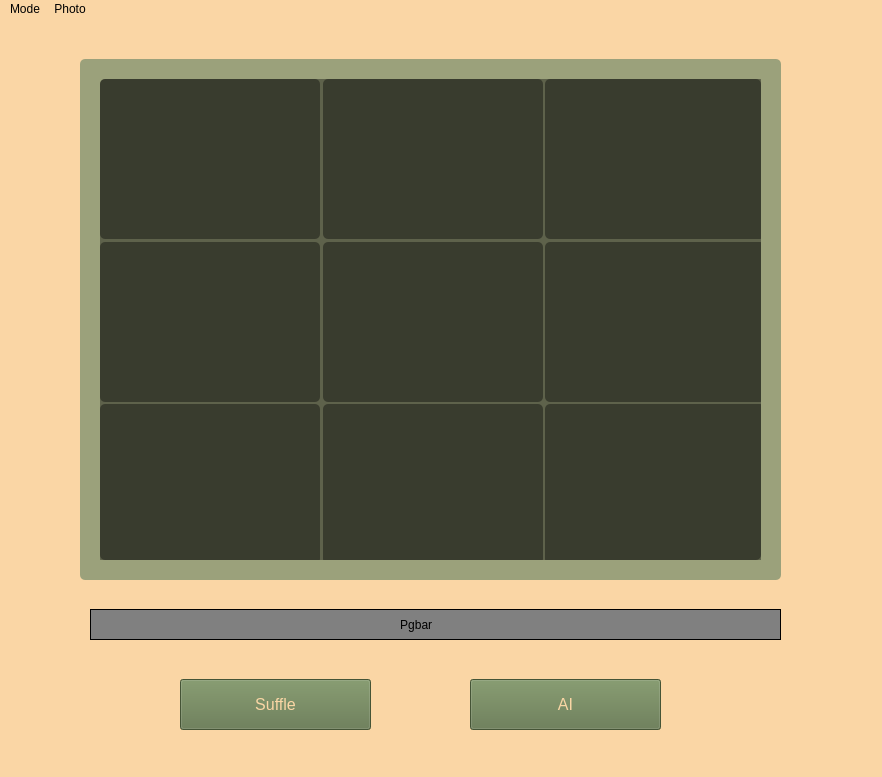
<?xml version="1.0" encoding="UTF-8"?>
<ui version="4.0">
 <class>MainWindow</class>
 <widget class="QMainWindow" name="MainWindow">
  <property name="geometry">
   <rect>
    <x>0</x>
    <y>0</y>
    <width>882</width>
    <height>777</height>
   </rect>
  </property>
  <property name="windowTitle">
   <string>MainWindow</string>
  </property>
  <property name="styleSheet">
   <string notr="true">background-color : rgb(250, 214, 165)
</string>
  </property>
  <widget class="QWidget" name="centralwidget">
   <widget class="QPushButton" name="suffleButton">
    <property name="geometry">
     <rect>
      <x>180</x>
      <y>660</y>
      <width>191</width>
      <height>51</height>
     </rect>
    </property>
    <property name="styleSheet">
     <string notr="true">background-color : rgb(97, 118, 75);
font: 700 14pt &quot;Nanum Gothic&quot;;
color : rgb(250, 214, 165);
font-size : 16px;
</string>
    </property>
    <property name="text">
     <string>Suffle</string>
    </property>
   </widget>
   <widget class="QPushButton" name="suffleButton_2">
    <property name="geometry">
     <rect>
      <x>470</x>
      <y>660</y>
      <width>191</width>
      <height>51</height>
     </rect>
    </property>
    <property name="styleSheet">
     <string notr="true">background-color : rgb(97, 118, 75);
font: 700 14pt &quot;Nanum Gothic&quot;;
color : rgb(250, 214, 165);
font-size : 16px;
</string>
    </property>
    <property name="text">
     <string>AI</string>
    </property>
   </widget>
   <widget class="QWidget" name="widget" native="true">
    <property name="geometry">
     <rect>
      <x>80</x>
      <y>40</y>
      <width>701</width>
      <height>521</height>
     </rect>
    </property>
    <property name="styleSheet">
     <string notr="true">background-color : rgb(155, 161, 123);
border-radius : 5px;
</string>
    </property>
    <widget class="QLabel" name="label_2">
     <property name="geometry">
      <rect>
       <x>20</x>
       <y>20</y>
       <width>661</width>
       <height>481</height>
      </rect>
     </property>
     <property name="minimumSize">
      <size>
       <width>661</width>
       <height>481</height>
      </size>
     </property>
     <property name="mouseTracking">
      <bool>false</bool>
     </property>
     <property name="tabletTracking">
      <bool>false</bool>
     </property>
     <property name="acceptDrops">
      <bool>false</bool>
     </property>
     <property name="autoFillBackground">
      <bool>false</bool>
     </property>
     <property name="styleSheet">
      <string notr="true">border-image: url(/Users/parkjunha/Desktop/Project/N-Puzzle/image/black_dog.jpg);

border-radius : 10px; 
opacity : 0.2;
</string>
     </property>
     <property name="text">
      <string/>
     </property>
     <property name="pixmap">
      <pixmap>:/cropImg/cropImg/corgi.jpg</pixmap>
     </property>
     <property name="scaledContents">
      <bool>true</bool>
     </property>
     <property name="wordWrap">
      <bool>false</bool>
     </property>
     <property name="openExternalLinks">
      <bool>false</bool>
     </property>
    </widget>
    <widget class="QWidget" name="widget" native="true">
     <property name="geometry">
      <rect>
       <x>20</x>
       <y>20</y>
       <width>661</width>
       <height>481</height>
      </rect>
     </property>
     <property name="minimumSize">
      <size>
       <width>661</width>
       <height>481</height>
      </size>
     </property>
     <property name="styleSheet">
      <string notr="true">background-color : rgba(0, 0, 0, 100);</string>
     </property>
     <layout class="QGridLayout" name="gridLayout">
      <item row="2" column="2">
       <widget class="QPushButton" name="puzzle_9">
        <property name="minimumSize">
         <size>
          <width>220</width>
          <height>160</height>
         </size>
        </property>
        <property name="styleSheet">
         <string notr="true"/>
        </property>
        <property name="text">
         <string/>
        </property>
       </widget>
      </item>
      <item row="2" column="1">
       <widget class="QPushButton" name="puzzle_8">
        <property name="minimumSize">
         <size>
          <width>220</width>
          <height>160</height>
         </size>
        </property>
        <property name="styleSheet">
         <string notr="true">border-image: url(:/image/cropImg/blackdog/black_dog_2_1.jpg);
</string>
        </property>
        <property name="text">
         <string/>
        </property>
       </widget>
      </item>
      <item row="2" column="0">
       <widget class="QPushButton" name="puzzle_7">
        <property name="minimumSize">
         <size>
          <width>220</width>
          <height>160</height>
         </size>
        </property>
        <property name="styleSheet">
         <string notr="true">border-image: url(:/image/cropImg/blackdog/black_dog_2_0.jpg);
</string>
        </property>
        <property name="text">
         <string/>
        </property>
       </widget>
      </item>
      <item row="1" column="2">
       <widget class="QPushButton" name="puzzle_6">
        <property name="minimumSize">
         <size>
          <width>220</width>
          <height>160</height>
         </size>
        </property>
        <property name="styleSheet">
         <string notr="true">border-image: url(:/image/cropImg/blackdog/black_dog_1_2.jpg);
</string>
        </property>
        <property name="text">
         <string/>
        </property>
       </widget>
      </item>
      <item row="1" column="1">
       <widget class="QPushButton" name="puzzle_5">
        <property name="minimumSize">
         <size>
          <width>220</width>
          <height>160</height>
         </size>
        </property>
        <property name="styleSheet">
         <string notr="true">border-image: url(:/image/cropImg/blackdog/black_dog_1_1.jpg);
</string>
        </property>
        <property name="text">
         <string/>
        </property>
       </widget>
      </item>
      <item row="1" column="0">
       <widget class="QPushButton" name="puzzle_4">
        <property name="minimumSize">
         <size>
          <width>220</width>
          <height>160</height>
         </size>
        </property>
        <property name="styleSheet">
         <string notr="true">border-image: url(:/image/cropImg/blackdog/black_dog_1_0.jpg);
</string>
        </property>
        <property name="text">
         <string/>
        </property>
       </widget>
      </item>
      <item row="0" column="2">
       <widget class="QPushButton" name="puzzle_3">
        <property name="minimumSize">
         <size>
          <width>220</width>
          <height>160</height>
         </size>
        </property>
        <property name="styleSheet">
         <string notr="true">border-image: url(:/image/cropImg/blackdog/black_dog_0_2.jpg);
</string>
        </property>
        <property name="text">
         <string/>
        </property>
       </widget>
      </item>
      <item row="0" column="1">
       <widget class="QPushButton" name="puzzle_2">
        <property name="minimumSize">
         <size>
          <width>220</width>
          <height>160</height>
         </size>
        </property>
        <property name="styleSheet">
         <string notr="true">border-image: url(:/image/cropImg/blackdog/black_dog_0_1.jpg);


</string>
        </property>
        <property name="text">
         <string/>
        </property>
       </widget>
      </item>
      <item row="0" column="0">
       <widget class="QPushButton" name="puzzle_1">
        <property name="minimumSize">
         <size>
          <width>220</width>
          <height>160</height>
         </size>
        </property>
        <property name="styleSheet">
         <string notr="true">border-image: url(:/image/cropImg/blackdog/black_dog_0_0.jpg);

</string>
        </property>
        <property name="text">
         <string/>
        </property>
       </widget>
      </item>
     </layout>
    </widget>
   </widget>
   <widget class="QLabel" name="label">
    <property name="geometry">
     <rect>
      <x>90</x>
      <y>590</y>
      <width>691</width>
      <height>31</height>
     </rect>
    </property>
    <property name="styleSheet">
     <string notr="true">background-color : rgb(128, 128, 128);
border: 1px solid black;
border-radius: 40px;</string>
    </property>
    <property name="text">
     <string>                                                                                            Pgbar</string>
    </property>
   </widget>
  </widget>
  <widget class="QMenuBar" name="menubar">
   <property name="geometry">
    <rect>
     <x>0</x>
     <y>0</y>
     <width>882</width>
     <height>24</height>
    </rect>
   </property>
   <widget class="QMenu" name="menuMode">
    <property name="title">
     <string>Mode</string>
    </property>
    <addaction name="action8_Puzzle"/>
    <addaction name="action16_Puzzle"/>
    <addaction name="action24_Puzzle"/>
   </widget>
   <widget class="QMenu" name="menuPhoto">
    <property name="title">
     <string>Photo</string>
    </property>
    <addaction name="actionCorgi"/>
    <addaction name="actionCat"/>
    <addaction name="actionMan"/>
   </widget>
   <addaction name="menuMode"/>
   <addaction name="menuPhoto"/>
  </widget>
  <widget class="QStatusBar" name="statusbar"/>
  <action name="action8_Puzzle">
   <property name="text">
    <string>8-Puzzle</string>
   </property>
  </action>
  <action name="action16_Puzzle">
   <property name="text">
    <string>16-Puzzle</string>
   </property>
  </action>
  <action name="action24_Puzzle">
   <property name="text">
    <string>24-Puzzle</string>
   </property>
  </action>
  <action name="actionCorgi">
   <property name="text">
    <string>Corgi</string>
   </property>
  </action>
  <action name="actionCat">
   <property name="text">
    <string>Cat</string>
   </property>
  </action>
  <action name="actionMan">
   <property name="text">
    <string>Man</string>
   </property>
  </action>
 </widget>
 <resources/>
 <connections>
  <connection>
   <sender>puzzle_1</sender>
   <signal>pressed()</signal>
   <receiver>MainWindow</receiver>
   <slot>movePuzzle()</slot>
   <hints>
    <hint type="sourcelabel">
     <x>176</x>
     <y>171</y>
    </hint>
    <hint type="destinationlabel">
     <x>40</x>
     <y>162</y>
    </hint>
   </hints>
  </connection>
  <connection>
   <sender>puzzle_2</sender>
   <signal>pressed()</signal>
   <receiver>MainWindow</receiver>
   <slot>movePuzzle()</slot>
   <hints>
    <hint type="sourcelabel">
     <x>436</x>
     <y>150</y>
    </hint>
    <hint type="destinationlabel">
     <x>431</x>
     <y>40</y>
    </hint>
   </hints>
  </connection>
  <connection>
   <sender>puzzle_3</sender>
   <signal>pressed()</signal>
   <receiver>MainWindow</receiver>
   <slot>movePuzzle()</slot>
   <hints>
    <hint type="sourcelabel">
     <x>650</x>
     <y>172</y>
    </hint>
    <hint type="destinationlabel">
     <x>847</x>
     <y>181</y>
    </hint>
   </hints>
  </connection>
  <connection>
   <sender>puzzle_6</sender>
   <signal>pressed()</signal>
   <receiver>MainWindow</receiver>
   <slot>movePuzzle()</slot>
   <hints>
    <hint type="sourcelabel">
     <x>652</x>
     <y>317</y>
    </hint>
    <hint type="destinationlabel">
     <x>850</x>
     <y>322</y>
    </hint>
   </hints>
  </connection>
  <connection>
   <sender>puzzle_4</sender>
   <signal>pressed()</signal>
   <receiver>MainWindow</receiver>
   <slot>movePuzzle()</slot>
   <hints>
    <hint type="sourcelabel">
     <x>182</x>
     <y>328</y>
    </hint>
    <hint type="destinationlabel">
     <x>31</x>
     <y>333</y>
    </hint>
   </hints>
  </connection>
  <connection>
   <sender>puzzle_7</sender>
   <signal>pressed()</signal>
   <receiver>MainWindow</receiver>
   <slot>movePuzzle()</slot>
   <hints>
    <hint type="sourcelabel">
     <x>181</x>
     <y>486</y>
    </hint>
    <hint type="destinationlabel">
     <x>30</x>
     <y>486</y>
    </hint>
   </hints>
  </connection>
  <connection>
   <sender>puzzle_8</sender>
   <signal>pressed()</signal>
   <receiver>MainWindow</receiver>
   <slot>movePuzzle()</slot>
   <hints>
    <hint type="sourcelabel">
     <x>369</x>
     <y>503</y>
    </hint>
    <hint type="destinationlabel">
     <x>346</x>
     <y>602</y>
    </hint>
   </hints>
  </connection>
  <connection>
   <sender>puzzle_5</sender>
   <signal>pressed()</signal>
   <receiver>MainWindow</receiver>
   <slot>movePuzzle()</slot>
   <hints>
    <hint type="sourcelabel">
     <x>432</x>
     <y>355</y>
    </hint>
    <hint type="destinationlabel">
     <x>434</x>
     <y>593</y>
    </hint>
   </hints>
  </connection>
  <connection>
   <sender>puzzle_9</sender>
   <signal>pressed()</signal>
   <receiver>MainWindow</receiver>
   <slot>movePuzzle()</slot>
   <hints>
    <hint type="sourcelabel">
     <x>660</x>
     <y>485</y>
    </hint>
    <hint type="destinationlabel">
     <x>825</x>
     <y>487</y>
    </hint>
   </hints>
  </connection>
  <connection>
   <sender>suffleButton</sender>
   <signal>pressed()</signal>
   <receiver>MainWindow</receiver>
   <slot>shuffle()</slot>
   <hints>
    <hint type="sourcelabel">
     <x>248</x>
     <y>723</y>
    </hint>
    <hint type="destinationlabel">
     <x>123</x>
     <y>712</y>
    </hint>
   </hints>
  </connection>
 </connections>
 <slots>
  <slot>movePuzzle()</slot>
  <slot>shuffle()</slot>
 </slots>
</ui>
